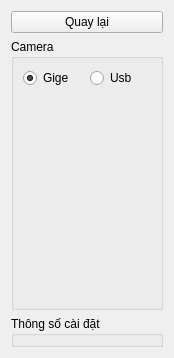
<?xml version="1.0" encoding="UTF-8"?>
<ui version="4.0">
 <class>Form</class>
 <widget class="QWidget" name="Form">
  <property name="geometry">
   <rect>
    <x>0</x>
    <y>0</y>
    <width>174</width>
    <height>358</height>
   </rect>
  </property>
  <property name="windowTitle">
   <string>Form</string>
  </property>
  <layout class="QVBoxLayout" name="verticalLayout">
   <item>
    <widget class="QPushButton" name="btn_return">
     <property name="text">
      <string>Quay lại</string>
     </property>
    </widget>
   </item>
   <item>
    <widget class="QGroupBox" name="gbCamera">
     <property name="title">
      <string>Camera</string>
     </property>
     <layout class="QVBoxLayout" name="verticalLayout_2">
      <item>
       <layout class="QHBoxLayout" name="hboxCameraType">
        <item>
         <widget class="QRadioButton" name="typeGige">
          <property name="text">
           <string>Gige</string>
          </property>
          <property name="checked">
           <bool>true</bool>
          </property>
         </widget>
        </item>
        <item>
         <widget class="QRadioButton" name="typeUsb">
          <property name="text">
           <string>Usb</string>
          </property>
         </widget>
        </item>
       </layout>
      </item>
      <item>
       <widget class="QStackedWidget" name="stackCamera"/>
      </item>
     </layout>
    </widget>
   </item>
   <item>
    <widget class="QGroupBox" name="gbSetting">
     <property name="title">
      <string>Thông số cài đặt</string>
     </property>
    </widget>
   </item>
  </layout>
 </widget>
 <resources/>
 <connections/>
</ui>
